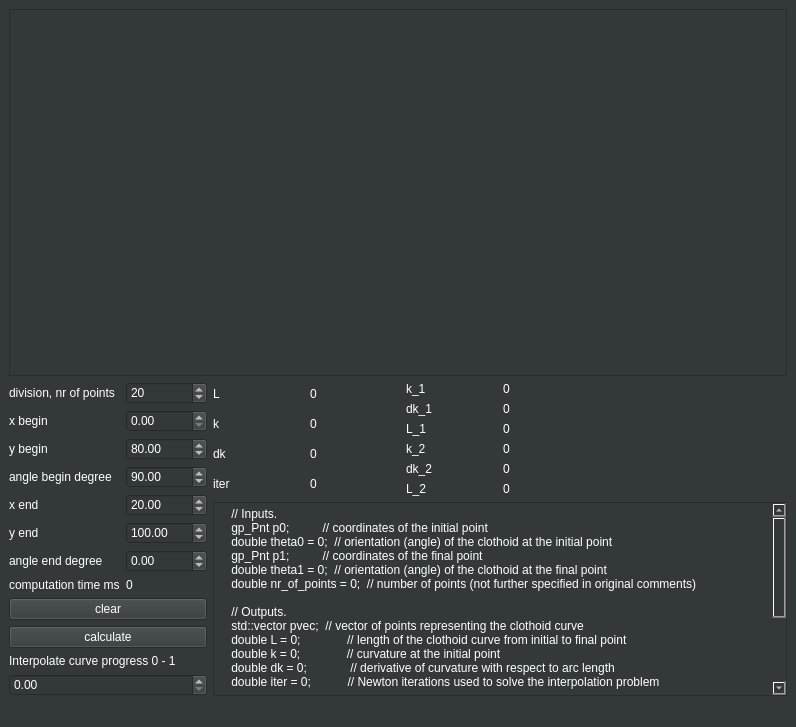
<?xml version="1.0" encoding="UTF-8"?>
<ui version="4.0">
 <class>MainWindow</class>
 <widget class="QMainWindow" name="MainWindow">
  <property name="geometry">
   <rect>
    <x>0</x>
    <y>0</y>
    <width>796</width>
    <height>727</height>
   </rect>
  </property>
  <property name="windowTitle">
   <string>gremlin c++</string>
  </property>
  <property name="autoFillBackground">
   <bool>false</bool>
  </property>
  <property name="styleSheet">
   <string notr="true">background-color: rgb(51, 57, 59);
color: rgb(255, 255, 255);
</string>
  </property>
  <widget class="QWidget" name="centralwidget">
   <property name="autoFillBackground">
    <bool>false</bool>
   </property>
   <property name="styleSheet">
    <string notr="true">background-color: rgb(51, 57, 59);
color: rgb(255, 255, 255);
</string>
   </property>
   <layout class="QGridLayout" name="gridLayout_5">
    <item row="1" column="1">
     <layout class="QGridLayout" name="gridLayout_3">
      <item row="0" column="0">
       <widget class="QLabel" name="label_10">
        <property name="text">
         <string>L </string>
        </property>
       </widget>
      </item>
      <item row="0" column="1">
       <widget class="QLabel" name="label_L">
        <property name="text">
         <string>0</string>
        </property>
       </widget>
      </item>
      <item row="1" column="0">
       <widget class="QLabel" name="label_12">
        <property name="text">
         <string>k</string>
        </property>
       </widget>
      </item>
      <item row="1" column="1">
       <widget class="QLabel" name="label_k">
        <property name="text">
         <string>0</string>
        </property>
       </widget>
      </item>
      <item row="2" column="0">
       <widget class="QLabel" name="label_14">
        <property name="text">
         <string>dk</string>
        </property>
       </widget>
      </item>
      <item row="2" column="1">
       <widget class="QLabel" name="label_dk">
        <property name="text">
         <string>0</string>
        </property>
       </widget>
      </item>
      <item row="3" column="0">
       <widget class="QLabel" name="label_16">
        <property name="text">
         <string>iter</string>
        </property>
       </widget>
      </item>
      <item row="3" column="1">
       <widget class="QLabel" name="label_iter">
        <property name="text">
         <string>0</string>
        </property>
       </widget>
      </item>
     </layout>
    </item>
    <item row="1" column="0" rowspan="2">
     <layout class="QGridLayout" name="gridLayout">
      <item row="1" column="3">
       <widget class="QDoubleSpinBox" name="doubleSpinBox_x_begin"/>
      </item>
      <item row="6" column="3">
       <widget class="QDoubleSpinBox" name="doubleSpinBox_angle_end">
        <property name="minimum">
         <double>-360.000000000000000</double>
        </property>
        <property name="maximum">
         <double>360.000000000000000</double>
        </property>
        <property name="singleStep">
         <double>10.000000000000000</double>
        </property>
       </widget>
      </item>
      <item row="1" column="0">
       <widget class="QLabel" name="label_2">
        <property name="text">
         <string>x begin</string>
        </property>
       </widget>
      </item>
      <item row="4" column="0">
       <widget class="QLabel" name="label_4">
        <property name="text">
         <string>x end</string>
        </property>
       </widget>
      </item>
      <item row="3" column="3">
       <widget class="QDoubleSpinBox" name="doubleSpinBox_angle_begin">
        <property name="minimum">
         <double>-360.000000000000000</double>
        </property>
        <property name="maximum">
         <double>360.000000000000000</double>
        </property>
        <property name="singleStep">
         <double>10.000000000000000</double>
        </property>
        <property name="value">
         <double>90.000000000000000</double>
        </property>
       </widget>
      </item>
      <item row="8" column="3">
       <widget class="QLabel" name="label_computation_time_ms">
        <property name="text">
         <string>0</string>
        </property>
       </widget>
      </item>
      <item row="2" column="0">
       <widget class="QLabel" name="label_3">
        <property name="text">
         <string>y begin</string>
        </property>
       </widget>
      </item>
      <item row="3" column="0">
       <widget class="QLabel" name="label">
        <property name="text">
         <string>angle begin degree</string>
        </property>
       </widget>
      </item>
      <item row="0" column="3">
       <widget class="QSpinBox" name="spinBox_nr_of_points">
        <property name="maximum">
         <number>1000</number>
        </property>
        <property name="value">
         <number>20</number>
        </property>
       </widget>
      </item>
      <item row="2" column="3">
       <widget class="QDoubleSpinBox" name="doubleSpinBox_y_begin">
        <property name="minimum">
         <double>-10000.000000000000000</double>
        </property>
        <property name="maximum">
         <double>10000.000000000000000</double>
        </property>
        <property name="singleStep">
         <double>10.000000000000000</double>
        </property>
        <property name="value">
         <double>80.000000000000000</double>
        </property>
       </widget>
      </item>
      <item row="5" column="0">
       <widget class="QLabel" name="label_6">
        <property name="text">
         <string>y end</string>
        </property>
       </widget>
      </item>
      <item row="8" column="0">
       <widget class="QLabel" name="label_8">
        <property name="text">
         <string>computation time ms</string>
        </property>
       </widget>
      </item>
      <item row="5" column="3">
       <widget class="QDoubleSpinBox" name="doubleSpinBox_y_end">
        <property name="minimum">
         <double>-10000.000000000000000</double>
        </property>
        <property name="maximum">
         <double>10000.000000000000000</double>
        </property>
        <property name="singleStep">
         <double>10.000000000000000</double>
        </property>
        <property name="value">
         <double>100.000000000000000</double>
        </property>
       </widget>
      </item>
      <item row="0" column="0">
       <widget class="QLabel" name="label_7">
        <property name="text">
         <string>division, nr of points</string>
        </property>
       </widget>
      </item>
      <item row="6" column="0">
       <widget class="QLabel" name="label_5">
        <property name="text">
         <string>angle end degree</string>
        </property>
       </widget>
      </item>
      <item row="4" column="3">
       <widget class="QDoubleSpinBox" name="doubleSpinBox_x_end">
        <property name="minimum">
         <double>-10000.000000000000000</double>
        </property>
        <property name="maximum">
         <double>10000.000000000000000</double>
        </property>
        <property name="value">
         <double>20.000000000000000</double>
        </property>
       </widget>
      </item>
     </layout>
    </item>
    <item row="5" column="0">
     <widget class="QLabel" name="label_9">
      <property name="text">
       <string>Interpolate curve progress 0 - 1</string>
      </property>
     </widget>
    </item>
    <item row="0" column="0" colspan="4">
     <widget class="QFrame" name="frame">
      <property name="sizePolicy">
       <sizepolicy hsizetype="Preferred" vsizetype="Expanding">
        <horstretch>0</horstretch>
        <verstretch>0</verstretch>
       </sizepolicy>
      </property>
      <property name="frameShape">
       <enum>QFrame::StyledPanel</enum>
      </property>
      <property name="frameShadow">
       <enum>QFrame::Raised</enum>
      </property>
      <layout class="QGridLayout" name="gridLayout_2">
       <item row="0" column="0">
        <layout class="QGridLayout" name="gridLayout_occ"/>
       </item>
      </layout>
     </widget>
    </item>
    <item row="3" column="0">
     <widget class="QPushButton" name="pushButton">
      <property name="text">
       <string>clear</string>
      </property>
     </widget>
    </item>
    <item row="6" column="0">
     <widget class="QDoubleSpinBox" name="doubleSpinBox">
      <property name="maximum">
       <double>1.000000000000000</double>
      </property>
      <property name="singleStep">
       <double>0.050000000000000</double>
      </property>
     </widget>
    </item>
    <item row="4" column="0">
     <widget class="QPushButton" name="pushButton_calculate">
      <property name="text">
       <string>calculate</string>
      </property>
     </widget>
    </item>
    <item row="1" column="2">
     <layout class="QGridLayout" name="gridLayout_4">
      <item row="4" column="1">
       <widget class="QLabel" name="label_dk_2">
        <property name="text">
         <string>0</string>
        </property>
       </widget>
      </item>
      <item row="3" column="0">
       <widget class="QLabel" name="label_29">
        <property name="text">
         <string>k_2</string>
        </property>
       </widget>
      </item>
      <item row="2" column="0">
       <widget class="QLabel" name="label_23">
        <property name="text">
         <string>L_1</string>
        </property>
       </widget>
      </item>
      <item row="5" column="1">
       <widget class="QLabel" name="label_L_2">
        <property name="text">
         <string>0</string>
        </property>
       </widget>
      </item>
      <item row="0" column="0">
       <widget class="QLabel" name="label_18">
        <property name="text">
         <string>k_1</string>
        </property>
       </widget>
      </item>
      <item row="1" column="1">
       <widget class="QLabel" name="label_dk_1">
        <property name="text">
         <string>0</string>
        </property>
       </widget>
      </item>
      <item row="1" column="0">
       <widget class="QLabel" name="label_21">
        <property name="text">
         <string>dk_1</string>
        </property>
       </widget>
      </item>
      <item row="0" column="1">
       <widget class="QLabel" name="label_k_1">
        <property name="text">
         <string>0</string>
        </property>
       </widget>
      </item>
      <item row="4" column="0">
       <widget class="QLabel" name="label_26">
        <property name="text">
         <string>dk_2</string>
        </property>
       </widget>
      </item>
      <item row="3" column="1">
       <widget class="QLabel" name="label_k_2">
        <property name="text">
         <string>0</string>
        </property>
       </widget>
      </item>
      <item row="2" column="1">
       <widget class="QLabel" name="label_L_1">
        <property name="text">
         <string>0</string>
        </property>
       </widget>
      </item>
      <item row="5" column="0">
       <widget class="QLabel" name="label_25">
        <property name="text">
         <string>L_2</string>
        </property>
       </widget>
      </item>
     </layout>
    </item>
    <item row="2" column="1" rowspan="5" colspan="3">
     <widget class="QPlainTextEdit" name="plainTextEdit">
      <property name="plainText">
       <string>    // Inputs.
    gp_Pnt p0;          // coordinates of the initial point
    double theta0 = 0;  // orientation (angle) of the clothoid at the initial point
    gp_Pnt p1;          // coordinates of the final point
    double theta1 = 0;  // orientation (angle) of the clothoid at the final point
    double nr_of_points = 0;  // number of points (not further specified in original comments)

    // Outputs.
    std::vector&lt;gp_Pnt&gt; pvec;  // vector of points representing the clothoid curve
    double L = 0;              // length of the clothoid curve from initial to final point
    double k = 0;              // curvature at the initial point
    double dk = 0;             // derivative of curvature with respect to arc length
    double iter = 0;           // Newton iterations used to solve the interpolation problem

    // Optional output.
    double k_1 = 0;            // partial derivative of the solution with respect to theta0
    double dk_1 = 0;           // partial derivative of the solution with respect to theta0
    double L_1 = 0;            // partial derivative of the solution with respect to theta0
    double k_2 = 0;            // partial derivative of the solution with respect to theta1
    double dk_2 = 0;           // partial derivative of the solution with respect to theta1
    double L_2 = 0;            // partial derivative of the solution with respect to theta1</string>
      </property>
     </widget>
    </item>
   </layout>
  </widget>
  <widget class="QMenuBar" name="menubar">
   <property name="geometry">
    <rect>
     <x>0</x>
     <y>0</y>
     <width>796</width>
     <height>19</height>
    </rect>
   </property>
  </widget>
  <widget class="QStatusBar" name="statusbar"/>
 </widget>
 <resources/>
 <connections/>
</ui>
